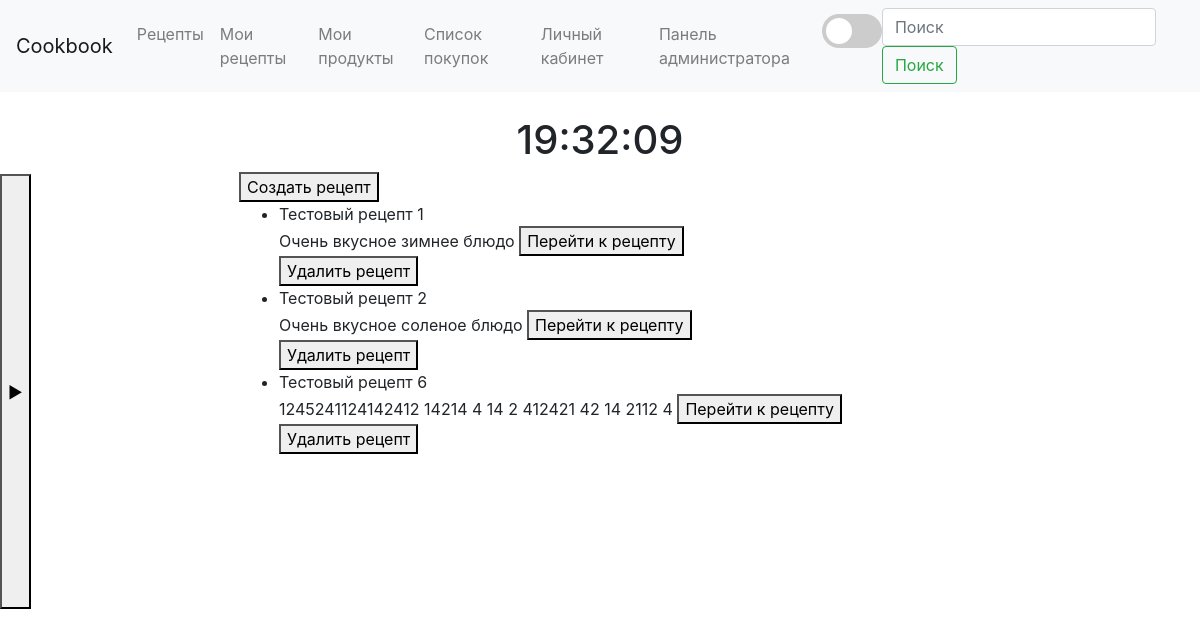
The app's page /Recipes (signed in), older data.
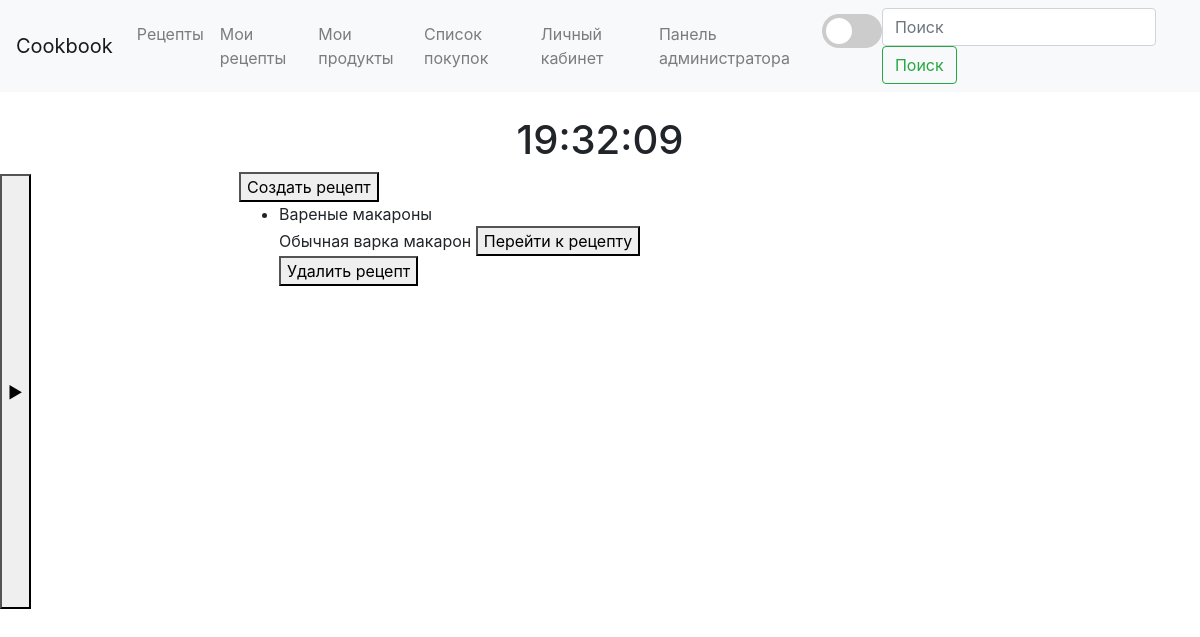
The same page, newer data.
### main/models.py (models this page shows, shortened)
class Recipe(models.Model):
    name = models.CharField(max_length=100)
    recipe = models.TextField(default='1)\n2)\n3)\n4)\n5)\n')
    products = models.ManyToManyField(Product)
    cooking_time = models.TimeField()
    cuisine = models.CharField(max_length=50)
    classification = models.CharField(max_length=50)
    likes = models.IntegerField(default=0)
    description = models.TextField(null=True, max_length=500)

### main/views.py (the view)
# urls.py: path('Recipes', views.recipes, name='Recipes'),
def recipes(request):
    user_recipe_objects = Recipes.objects.filter(user=request.user)
    user_recipes = []
    for user_recipe in user_recipe_objects:
        user_recipes.extend(list(user_recipe.recipes.all()))
    return render(request, 'main/Recipes.html', {'user_recipes': user_recipes})

### main/templates/main/Recipes.html (shortened to what this page needs)
{% extends 'main/base.html' %}
{% block content %}
<a href="{% url 'create_recipe' %}"><button>Создать рецепт</button></a>
{% if user_recipes %}
    <ul>
        {% for item in user_recipes %}
            <li>{{ item.name }}</li>
            {{ item.description}}
            <button type="button" onclick="location.href='recipe_detail/{{ item.id }}'">Перейти к рецепту</button>
            <form action="{% url 'del_recipe' item.id %}" method="post">
                <button type="submit">Удалить рецепт</button>
            </form>
        {% endfor %}
    </ul>
{% else %}
    <p>Нет доступных рецептов</p>
{% endif %}
{% endblock %}

Row changes from the older to the newer data that the page shows:
no longer on this page (row unchanged): Recipe: name "Тестовый рецепт 1", description "Очень вкусное зимнее блюдо"
no longer on this page (row unchanged): Recipe: name "Тестовый рецепт 2", description "Очень вкусное соленое блюдо"
no longer on this page (row unchanged): Recipe: name "Тестовый рецепт 6", description "1245241124142412 14214 4 14 2 412421 42 14 2112 4"
added Recipe: name "Вареные макароны", description "Обычная варка макарон"
